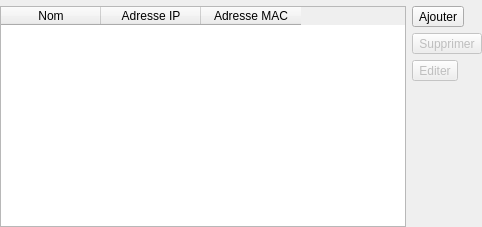
<ui version="4.0" >
 <class>ReservationsView</class>
 <widget class="QWidget" name="ReservationsView" >
  <property name="geometry" >
   <rect>
    <x>0</x>
    <y>0</y>
    <width>432</width>
    <height>227</height>
   </rect>
  </property>
  <property name="windowTitle" >
   <string>OptionsView</string>
  </property>
  <layout class="QVBoxLayout" >
   <property name="leftMargin" >
    <number>0</number>
   </property>
   <property name="topMargin" >
    <number>0</number>
   </property>
   <property name="rightMargin" >
    <number>0</number>
   </property>
   <property name="bottomMargin" >
    <number>0</number>
   </property>
   <item>
    <layout class="QHBoxLayout" />
   </item>
   <item>
    <widget class="TitleWidget" native="1" name="titleWidget" />
   </item>
   <item>
    <widget class="QStackedWidget" name="controlsStack" >
     <property name="currentIndex" >
      <number>1</number>
     </property>
     <widget class="QWidget" name="pageIntro" >
      <layout class="QVBoxLayout" >
       <property name="leftMargin" >
        <number>0</number>
       </property>
       <property name="topMargin" >
        <number>0</number>
       </property>
       <property name="rightMargin" >
        <number>0</number>
       </property>
       <property name="bottomMargin" >
        <number>0</number>
       </property>
       <item>
        <widget class="QLabel" name="label" >
         <property name="text" >
          <string>Une reservation assure qu'un client DHCP se voit assigner tjours la même adresse IP.</string>
         </property>
         <property name="wordWrap" >
          <bool>true</bool>
         </property>
        </widget>
       </item>
       <item>
        <widget class="QLabel" name="lblVariant" >
         <property name="text" >
          <string>Pour ajouter une réservation, cliquez sur Nouvelle réservation.</string>
         </property>
         <property name="wordWrap" >
          <bool>true</bool>
         </property>
        </widget>
       </item>
       <item>
        <widget class="QLabel" name="label_2" >
         <property name="sizePolicy" >
          <sizepolicy vsizetype="Preferred" hsizetype="Expanding" >
           <horstretch>0</horstretch>
           <verstretch>0</verstretch>
          </sizepolicy>
         </property>
         <property name="text" >
          <string>Remarque : une exclusion empêche un client DHCP d'obtenir une adresse d'une plage d'adresses spécifiques. Les plages d'exclusion peuvent être définies dans un pool d'adresses.</string>
         </property>
         <property name="wordWrap" >
          <bool>true</bool>
         </property>
        </widget>
       </item>
       <item>
        <widget class="QLabel" name="label_3" >
         <property name="text" >
          <string>Pour plus d'informations sur les réservations, consultez la documentation de votre DHCPd.</string>
         </property>
        </widget>
       </item>
       <item>
        <spacer>
         <property name="orientation" >
          <enum>Qt::Vertical</enum>
         </property>
         <property name="sizeHint" >
          <size>
           <width>20</width>
           <height>40</height>
          </size>
         </property>
        </spacer>
       </item>
       <item>
        <widget class="QPushButton" name="btnAddReservation" >
         <property name="text" >
          <string>Ajouter réservation</string>
         </property>
         <property name="icon" >
          <iconset resource="dyprosium.qrc" >:/images/Resources/computer_add.png</iconset>
         </property>
        </widget>
       </item>
      </layout>
     </widget>
     <widget class="QWidget" name="pageView" >
      <layout class="QVBoxLayout" >
       <property name="leftMargin" >
        <number>0</number>
       </property>
       <property name="topMargin" >
        <number>0</number>
       </property>
       <property name="rightMargin" >
        <number>0</number>
       </property>
       <property name="bottomMargin" >
        <number>0</number>
       </property>
       <item>
        <layout class="QHBoxLayout" >
         <item>
          <widget class="QTableWidget" name="tableReservations" >
           <property name="editTriggers" >
            <set>QAbstractItemView::NoEditTriggers</set>
           </property>
           <property name="alternatingRowColors" >
            <bool>true</bool>
           </property>
           <property name="selectionMode" >
            <enum>QAbstractItemView::SingleSelection</enum>
           </property>
           <property name="selectionBehavior" >
            <enum>QAbstractItemView::SelectRows</enum>
           </property>
           <column>
            <property name="text" >
             <string>Nom</string>
            </property>
           </column>
           <column>
            <property name="text" >
             <string>Adresse IP</string>
            </property>
           </column>
           <column>
            <property name="text" >
             <string>Adresse MAC</string>
            </property>
           </column>
          </widget>
         </item>
         <item>
          <layout class="QVBoxLayout" >
           <item>
            <widget class="QToolButton" name="btnAdd" >
             <property name="text" >
              <string>Ajouter</string>
             </property>
             <property name="icon" >
              <iconset resource="dyprosium.qrc" >:/images/Resources/add.png</iconset>
             </property>
            </widget>
           </item>
           <item>
            <widget class="QToolButton" name="btnRemove" >
             <property name="enabled" >
              <bool>false</bool>
             </property>
             <property name="text" >
              <string>Supprimer</string>
             </property>
             <property name="icon" >
              <iconset resource="dyprosium.qrc" >:/images/Resources/delete.png</iconset>
             </property>
            </widget>
           </item>
           <item>
            <widget class="QToolButton" name="btnEdit" >
             <property name="enabled" >
              <bool>false</bool>
             </property>
             <property name="text" >
              <string>Editer</string>
             </property>
             <property name="icon" >
              <iconset resource="dyprosium.qrc" >:/images/Resources/pencil.png</iconset>
             </property>
             <property name="checked" >
              <bool>false</bool>
             </property>
            </widget>
           </item>
           <item>
            <spacer>
             <property name="orientation" >
              <enum>Qt::Vertical</enum>
             </property>
             <property name="sizeHint" >
              <size>
               <width>20</width>
               <height>40</height>
              </size>
             </property>
            </spacer>
           </item>
          </layout>
         </item>
        </layout>
       </item>
      </layout>
     </widget>
    </widget>
   </item>
  </layout>
 </widget>
 <layoutdefault spacing="6" margin="11" />
 <customwidgets>
  <customwidget>
   <class>TitleWidget</class>
   <extends>QWidget</extends>
   <header>titlewidget.h</header>
   <container>1</container>
  </customwidget>
 </customwidgets>
 <resources>
  <include location="dyprosium.qrc" />
 </resources>
 <connections>
  <connection>
   <sender>btnAddReservation</sender>
   <signal>clicked()</signal>
   <receiver>btnAdd</receiver>
   <slot>click()</slot>
   <hints>
    <hint type="sourcelabel" >
     <x>203</x>
     <y>288</y>
    </hint>
    <hint type="destinationlabel" >
     <x>393</x>
     <y>45</y>
    </hint>
   </hints>
  </connection>
 </connections>
</ui>
